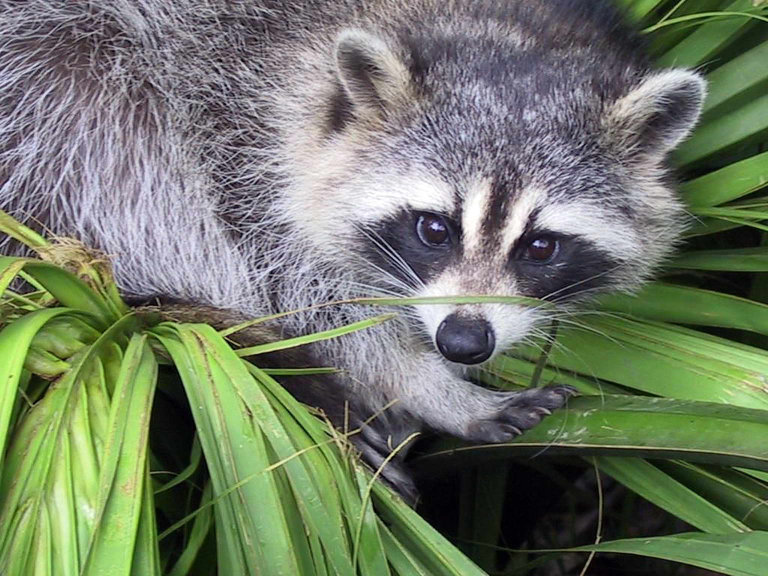
#> input picture Exercise-3/pca/PIXNIO-28860-1536x1152.jpg, 1536 x 1152 px (shown at 1/2 size)
$ jupyter execute --allow-errors picture_PCA.ipynb   (shell and % lines are left out)
#> lines starting #> are read from the running program, lines starting #| are printed output that depends on the picture
### Exercise-3/pca/model.py
import numpy as np
import pca.helpers as helpers


class ReversiblePCA:
    def __init__(self):
        self._principal_components = None
        self._s = None
        self._u = None
        self._mean = None

    @property
    def principal_components(self):
        return self._principal_components

    @property
    def eigen_values(self):
        return self._s * self._s

    """
    Fit the model's PCA components so you can call the transform function later.
    :param data: The data to fit to. Datapoints stored in rows.
    """

    def fit(self, data, use_covariance = True):
        self._mean = helpers.mean(data)
        data_centered = (data - self._mean)
        u, s, vh = None, None, None
        if use_covariance:
            u, s, vh = np.linalg.svd(np.cov(data_centered.T))
        else:
            u, s, vh = np.linalg.svd(data_centered)
        self._principal_components = vh
        self._s = s

    """
    Fit the model to the data and return the transformed data.
    :param data: The data to fit to and transform. Datapoints stored in rows.
    """

    def fit_transform(self, data, number_of_components):
        self.fit(data)
        return self.transform(data, number_of_components)

    """
    Transform the data based on the PCA components learned in the fit function.
    :param data: The data to transform. Datapoints stored in rows.
    :param number_of_components: The dimensionality of the resulting space.
    Uses the given number of most principal components.
    :param shared_mean: Whether to use the mean of this data.
    """

    # [15 lines left out: functions transform, diagonal, not called in this run]


    """
    Transform the PCA transformed data with the reverse of the fitted transform.
    :param data: The data to reverse transform. Datapoints stored in rows.
    """

    # [5 lines left out: function reverse_transform, not called in this run]

    """
    Reverse transform the PCA transformed data based on the given PCA components.
    :param data: The data to reverse transform. Datapoints stored in rows.
    :param principal_components: The principal_components stored in rows.
    """

    @staticmethod
    def reconstruct(data, principal_components, mean):
        return (data @ principal_components) + mean

    """
    Transform the data based on the given PCA components.
    :param data: The data to transform. Datapoints stored in rows.
    :param principal_components: The principal_components stored in rows.
    """

    @staticmethod
    def transform_static(data, principal_components, mean):
        return (data - mean) @ principal_components.T

### Exercise-3/pca/picture_PCA.ipynb
[cell 1]
import PIL.Image

[cell 2]
import numpy as np
import scipy
import PIL.Image as Image
data = np.asarray(Image.open("PIXNIO-28860-1536x1152.jpg").convert('L').resize((249,185)))
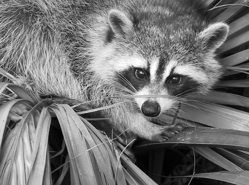
#> data: shape (185, 249); min 0, max 255, mean 116.5
im = Image.fromarray(data)
display(im)

[cell 3]
import model
import matplotlib.pyplot as plt
pca = model.ReversiblePCA()
data_t = data.T
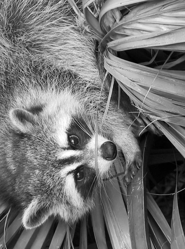
#> data_t: shape (249, 185); min 0, max 255, mean 116.5
pca.fit(data_t)
#> (the call stopped at in fit, `self._mean = helpers.mean(data)`: pca is not available in this run)
import energy
#> (the rest of this cell did not finish here and is left out)
